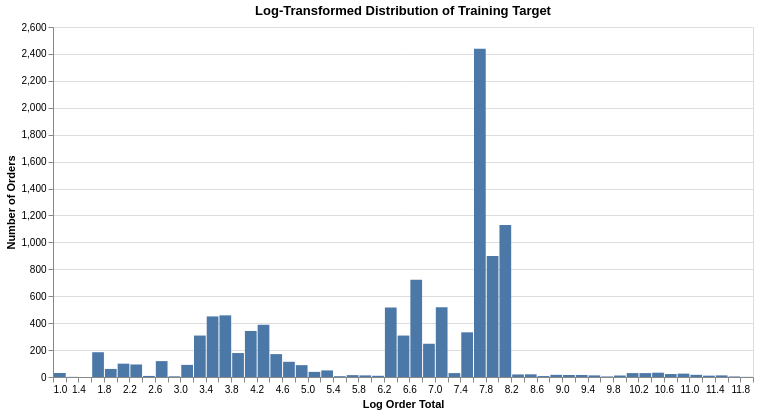

Source (notebook cell):
### Code cell
log_target_plot_data = target_plot_data.copy()
log_target_plot_data["log_order_total"] = np.log1p(log_target_plot_data["order_total"])

alt.Chart(log_target_plot_data).mark_bar().encode(
    x=alt.X(
        "log_order_total:Q",
        bin=alt.Bin(maxbins=60),
        title="Log Order Total"
    ),
    y=alt.Y("count():Q", title="Number of Orders"),
    tooltip=["count()"]
).properties(
    title="Log-Transformed Distribution of Training Target",
    width=700,
    height=350
)

### Figure 1 — Vega-Lite specification as saved in the notebook (floating-point values rounded to 4 significant figures; data arrays with more than 128 entries replaced by an {"elided": "..."} marker saying what was removed)
{"config": {"view": {"continuousWidth": 300, "continuousHeight": 300}}, "data": {"name": "data-28d925df970ccc2dfe46ae3e8f2b2f12"}, "mark": {"type": "bar"}, "encoding": {"tooltip": [{"aggregate": "count", "type": "quantitative"}], "x": {"bin": {"maxbins": 60}, "field": "log_order_total", "title": "Log Order Total", "type": "quantitative"}, "y": {"aggregate": "count", "title": "Number of Orders", "type": "quantitative"}}, "height": 350, "title": "Log-Transformed Distribution of Training Target", "width": 700, "$schema": "https://vega.github.io/schema/vega-lite/v5.20.1.json", "datasets": {"data-28d925df970ccc2dfe46ae3e8f2b2f12": {"elided": "10749 records"}}}
